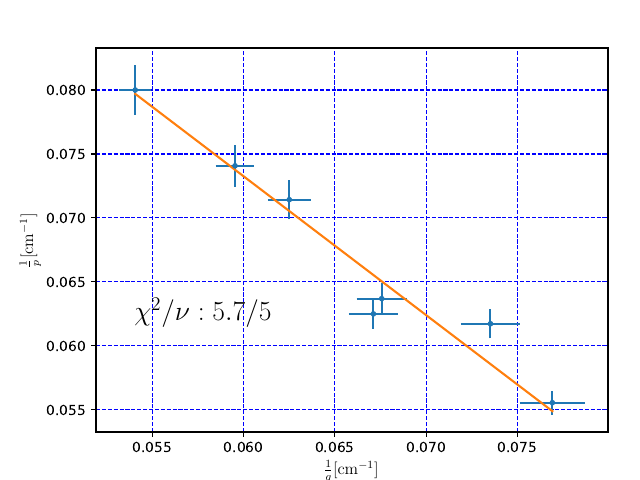

Write the Python code that produced this figure.
# import os, sys
import numpy as np
from matplotlib import pyplot as plt
from scipy import odr

# Misure
p = np.array([16., 13.6, 13., 14.8, 18.5, 16.8, 14.9])  # [cm]
q = np.array([14., 16.2, 18., 15.7, 12.5, 13.5, 16])  # [cm]

x = p**(-1)
y = q**(-1)

# Errori
sigma_p_q = np.full(p.shape, 0.3)  # [cm]
sigma_x = sigma_p_q/(p**2)  # [cm]
sigma_y = sigma_p_q/(q**2)  # [cm]


# Funzioni
def lente_cilindrica(r=3.75, n=1.33):
    f_inverso = (2/r)*((n-1)/n)     # f_inverso = 1/f
    return f_inverso**(-1)


def fit_model(pars, x):
    return pars[0] * x + pars[1]


model = odr.Model(fit_model)
data = odr.RealData(x, y, sx=sigma_x, sy=sigma_y)
odr = odr.ODR(data, model, beta0=(1.0, 1.0))
out = odr.run()
m_hat, q_hat = out.beta
sigma_m, sigma_q = np.sqrt(out.cov_beta.diagonal())
chisq = out.sum_square
ndof = len(x) - 2
print(f"m = {m_hat:.3f} +/- {sigma_m:.3f}")
print(f"q = {q_hat:.3f} +/- {sigma_q:.3f}")
print(q_hat**(-1), " = f")
print(f"Chisquare = {chisq:.1f}/{ndof}")
print("Theoretical f = ", lente_cilindrica())

# Grafico
grafico = plt.figure('Distanza schermo')
grafico.add_axes((0.15, 0.1, 0.8, 0.8))
plt.errorbar(x, y, yerr=sigma_y, xerr=sigma_x, fmt='.')

plt.xlabel(r"$\frac{1}{q} [\mathrm{cm}^{-1}]$",
           fontdict={"usetex": True}, fontsize=12)
plt.ylabel(r"$\frac{1}{p} [\mathrm{cm}^{-1}]$",
           fontdict={"usetex": True}, fontsize=12)

plt.text(0.054, 0.062, fr"$\chi^2 /\nu:{round(chisq, 1)}/{ndof}$",
         fontdict={"usetex": True}, fontsize=20)

x = np.linspace(x.min(), x.max(), 10)
plt.plot(x, fit_model(out.beta, x))
plt.grid(which='both', ls='dashed', color='blue')

print(lente_cilindrica())

plt.savefig('lente_cilindrica.pdf')
plt.show()
